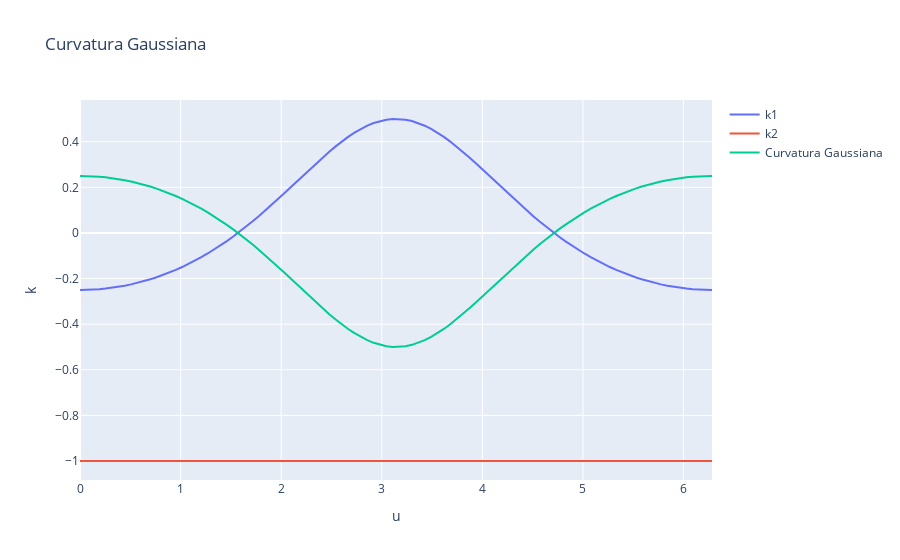

Here is the notebook cell this chart was saved with:
### Markdown cell above
- Evaluate and plot Gaussian curvature of the surface

### Code cell
fnk = sp.lambdify(u, K.subs(values), 'numpy')

u_values = np.linspace(0, 2*np.pi, 100)
k_values = fnk(u_values)

fig = go.Figure()
fig.add_trace(go.Scatter(x=u_values, y=k1_values, name='k1'))
fig.add_trace(go.Scatter(x=u_values, y=k2_values, name='k2'))
fig.add_trace(go.Scatter(x=u_values, y=k_values, name='Curvatura Gaussiana'))
fig.update_layout(title='Curvatura Gaussiana', xaxis_title='u', yaxis_title='k')
fig.show()
